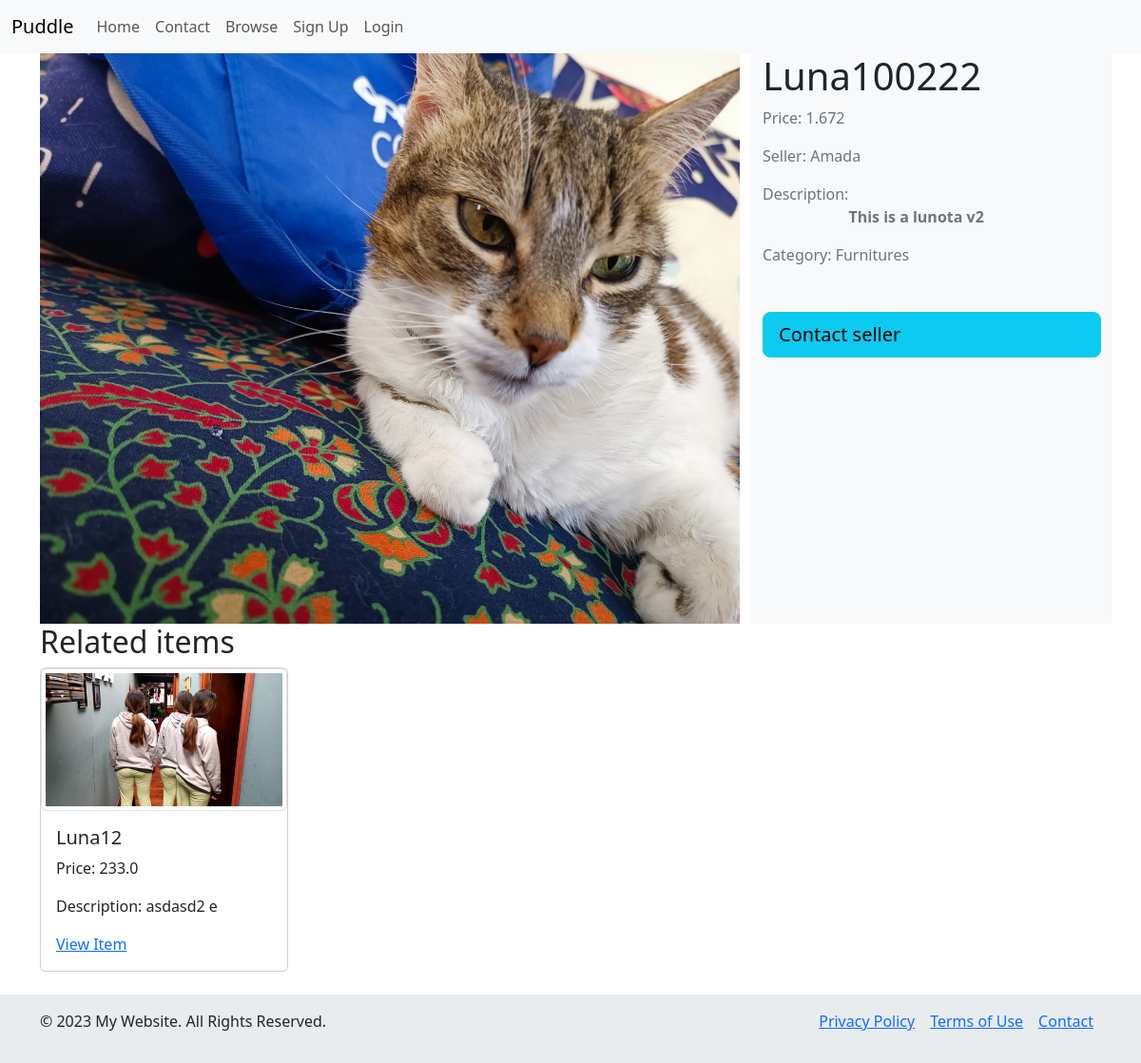
Page /items/4/ on the committed database.
### items/models.py (models this page shows, shortened)
class Item(models.Model):
    name = models.CharField(max_length=255)
    description = models.TextField(blank=True, null=True)
    category = models.ForeignKey(Category, related_name="items", on_delete=models.CASCADE)
    price = models.FloatField()
    image = models.ImageField(upload_to='item_images/', blank=True, null=True)
    created_at = models.DateTimeField(auto_now_add=True)
    created_by = models.ForeignKey(User, related_name="items", on_delete=models.CASCADE)
    is_sold = models.BooleanField(default=False)
    class Meta:
        verbose_name = ("Item")
        verbose_name_plural = ("Items")
        ordering = ['name']

class Category(models.Model):
    name = models.CharField(max_length=255)
    description = models.TextField()
    class Meta:
        verbose_name = ("Category")
        verbose_name_plural = ("Categories")
        ordering = ['name']
    def __str__(self):
        return self.name

### items/views.py (the view)
# urls.py: path('<int:pk>/', views.detail, name='detail'),
def detail(request, pk):
    item = get_object_or_404(Item, pk=pk)
    related_items = Item.objects.filter(category=item.category, is_sold=False).exclude(pk=item.pk)[0:3]
    return render(request, 'item/detail.html',{
        'item': item, 'related_items': related_items
    })

### items/templates/item/detail.html (shortened to what this page needs)
{% extends "core/base.html"%}
{%block content%}
<div class="container text-center">
  <div class="row">
    <div class="col-sm-8">
<img src="{{ item.image.url }}" style="height: 600px;" class="img-fluid" alt="...">
    </div>
    <div class="col-sm-4 bg-body-tertiary">
      <h1 class="d-flex justify-content-start">{{item.name}}</h1>
      <p class="d-flex justify-content-start fs-6 text-secondary">Price: {{item.price}}</p>
      <p class="d-flex justify-content-start fs-6 text-secondary">Seller: {{item.created_by}}</p>
      {%if item.description%}
        <p class="d-flex justify-content-start fs-6 text-secondary"> Description: <strong><br>{{item.description}}</strong></p>
        {%endif%}
        <p class="d-flex justify-content-start fs-6 text-secondary"> Category: {{item.category}}</p>
        {%if request.user == item.created_by%}
            <div class="">
                <a href="{%url 'items:edit' item.id%}" class="btn btn-info d-block p-2 justify-content-start mt-5">Edit</a>
                <a href="{% url 'items:delete' item.id %}" class="btn btn-danger d-block  p-2 justify-content-start mt-5">Delete</a>
            </div>
        {%else%}
              <a href="{% url 'conversation:new' item.id%}" type="button" class="btn btn-info btn-lg d-flex justify-content-start mt-5">Contact seller</a>
        {%endif%}
    </div>
  </div>
</div>
<div class="container">
  <div class="row">
            <h2>Related items</h2>
      {%for item in related_items%}
    <div class="col-md-3">
      <div class="card mb-4">
        <img src="{{item.image.url}}" class="img-thumbnail" alt="...">
        <div class="card-body">
          <h5 class="card-title">
              {{item.name}}
          </h5>
          <p class="card-text">Price: {{item.price}}</p>
             <p class="card-text">Description: {{item.description}}</p>
            <a href="{% url 'items:detail' item.id %}">View Item</a>
        </div>
      </div>
    </div>
{%endfor%}
  </div>
</div>
{%endblock%}

### rows in the picture
Item: image (picture), name "Luna100222", price "1.672", created_by "Amada", description "This is a lunota v2", category "Furnitures"
Item: image (picture), name "Luna12", price "233.0", description "asdasd2 e"
